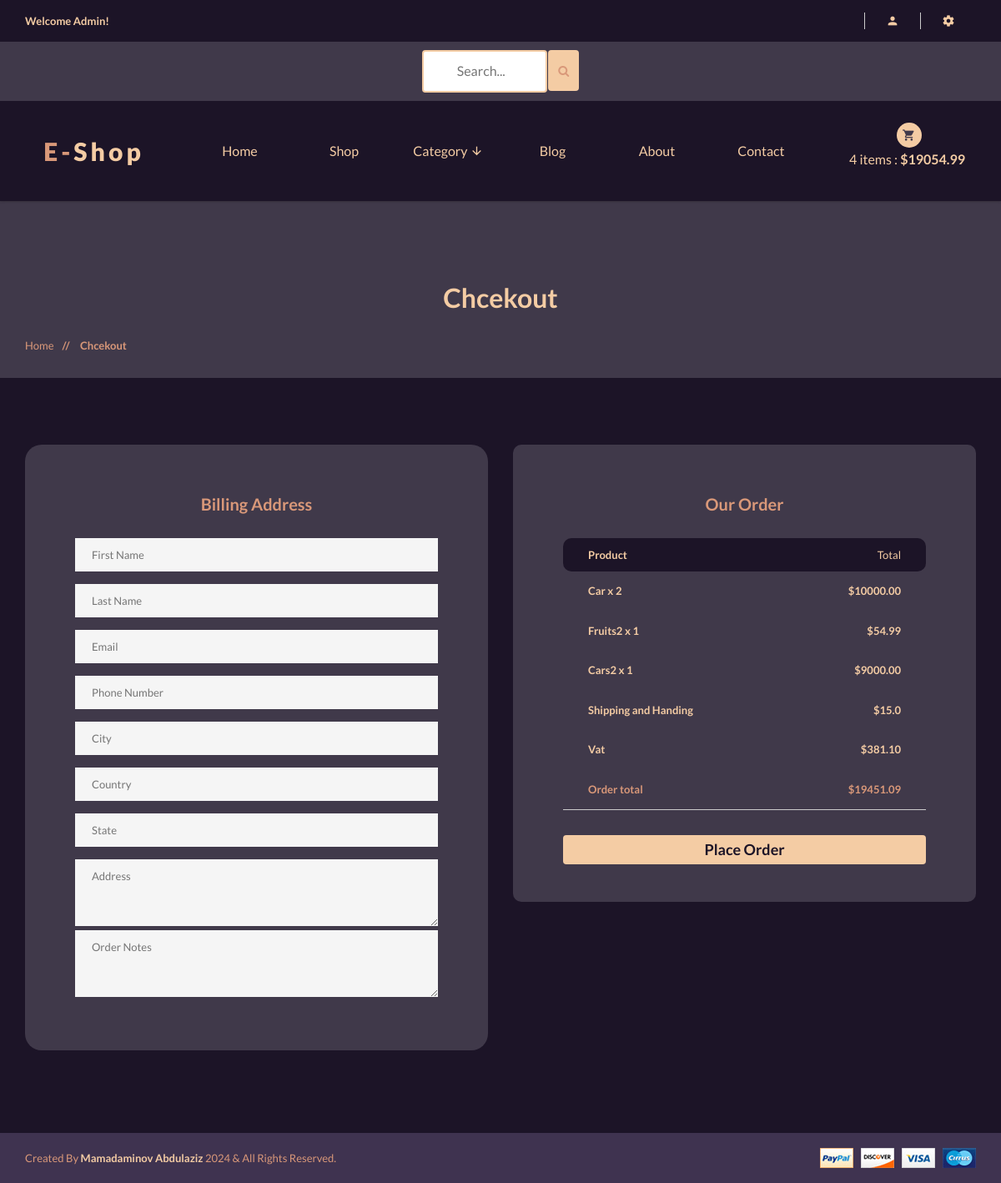
Page /orders/checkout/ (signed in) on the earlier database version.
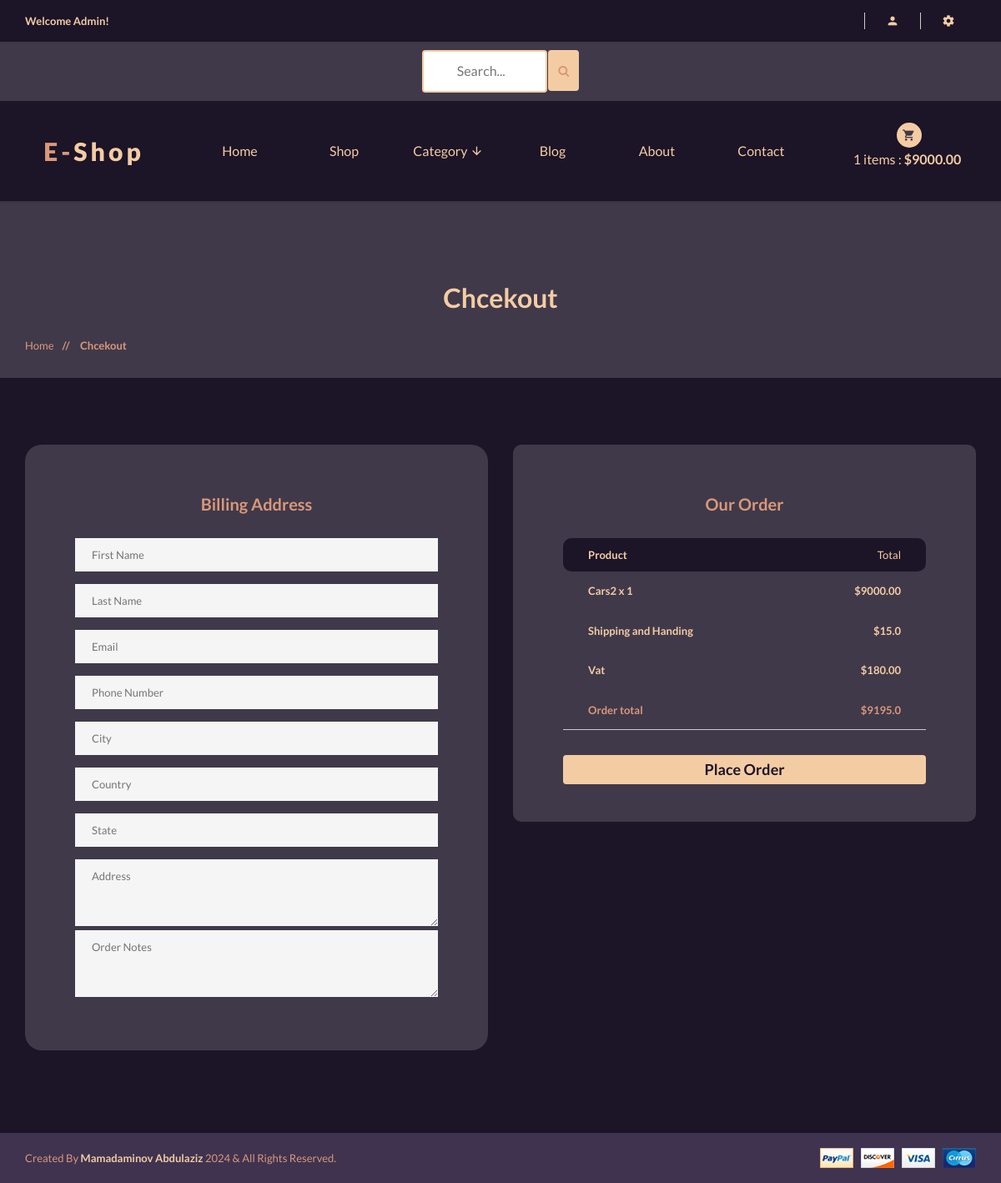
Same page on the later database version.
### cart/models.py (models this page shows, shortened)
class CartItem(models.Model):
    user = models.ForeignKey(Account, on_delete=models.CASCADE, null=True )
    product = models.ForeignKey(Product, on_delete=models.CASCADE)
    variation = models.ManyToManyField(Variation, blank=True)
    cart = models.ForeignKey(Cart, on_delete=models.CASCADE, null=True)
    quantity = models.IntegerField()
    is_active = models.BooleanField(default=True)
    def sub_total(self):
        return self.product.price * self.quantity

### shop/models.py (models this page shows, shortened)
class Product(models.Model):
    category = models.ForeignKey(Category, on_delete=models.CASCADE)
    name = models.CharField(max_length=100, unique=True)
    slug = models.SlugField(max_length=100, unique=True)
    description = models.TextField(max_length=300, blank=True)
    price = models.DecimalField(max_digits=6, decimal_places=2)
    discount = models.DecimalField(max_digits=6, decimal_places=2, default=0.00)
    image = models.ImageField(upload_to='photos/products')
    stock = models.IntegerField()
    new = models.BooleanField(default=False)
    is_available = models.BooleanField(default=True)
    date_joined_for_format = models.DateTimeField(auto_now_add=True)
    last_login_for_format = models.DateTimeField(auto_now=True)
    def get_prodcut_details_url(self):
        return reverse('shop:product_details', args=[self.category.slug, self.slug])
    class Meta:
        verbose_name_plural = 'Products'
        ordering = ('-date_joined_for_format',)

### orders/views.py (the view)
# urls.py: path('checkout/', views.checkout, name='checkout'),
@login_required(login_url = 'accounts:login')
def checkout(request,total=0, total_price=0, quantity=0, cart_items=None):
    tax = 0.00
    handing = 0.00
    try:
        if request.user.is_authenticated:
            cart_items = CartItem.objects.filter(user=request.user, is_active=True)
        else:
            cart = Cart.objects.get(cart_id=_cart_id(request))
            cart_items = CartItem.objects.filter(cart=cart, is_active=True)
        for cart_item in cart_items:
            total_price += (cart_item.product.price * cart_item.quantity)
            quantity += cart_item.quantity
        total = total_price + 10
    except ObjectDoesNotExist:
        pass # just ignore
    tax = round(((2 * total_price)/100), 2)
    grand_total = total_price + tax
    handing = 15.00
    total = float(grand_total) + handing
    context = {
        'total_price': total_price,
        'quantity': quantity,
        'cart_items':cart_items,
        'handing': handing,
        'vat' : tax,
        'order_total': total,
    }
    return render(request, 'shop/orders/checkout/checkout.html', context)

### shop/context_processors.py (called while the page is built)
def category_list(request):
    return {
        'categories' : Category.objects.all(),
    }

### shop/models.py (called while the page is built)
    def get_category_slug_url(self):
        return reverse('shop:categries', args=[self.slug])

### templates/shop/orders/checkout/checkout.html (shortened to what the changed rows need)
{% extends '../../../base.html' %}
{% load static %}
{% block content %}
<div class="pages-title section-padding">
    <div class="container">
        <div class="row">
            <div class="col-xs-12">
                <div class="pages-title-text text-center">
                    <h2 style="color:#f4cca4">Chcekout</h2>
                </div>
            </div>
        </div>
    </div>
</div>
<section style="margin-bottom:50;background:#1c1427" class="pages checkout section-padding">
    <div class="container">
        <div class="row">
        <form action="{% url 'orders:payment' %}" method="post">
            <div class="col-xs-12 col-sm-6">
                <div style="border-radius:10px;" class="padding60">
                    <div class="cart-form-text pay-details table-responsive">
                        <table>
                            <thead>
                                <tr  >
                                    <th style="color:#f4cca4;background:#1c1427;border-radius:10px 0 0 10px;">Product</th>
                                    <td style="color:#f4cca4;background:#1c1427;border-radius:0 10px 10px 0;">Total</td>
                                </tr>
                            </thead>
                            <tbody>
                                {% for cart_item in cart_items %}
                                <tr>
                                    <th>{{cart_item.product.name}} x {{cart_item.quantity}}</th>
                                    <td>${{cart_item.sub_total}}</td>
                                </tr>
                                {% endfor %}
                                <tr>
                                    <th>Shipping and Handing</th>
                                </tr>
                                <tr>
                                    <th>Vat</th>
                                    <td>${{vat}}</td>
                                </tr>
                                <tr style="color:#d99879">
                                    <th>Order total</th>
                                    <td>${{order_total}}</td>
                                </tr>
                            </tbody>
                        </table>
                    </div>
                </div>
            </div>
        </form>
        </div>
    </div>
</section>
{% endblock content %}

### templates/base.html (shortened to what the changed rows need)
{% load static %}
<!doctype html>
<html class="no-js" lang="">
<head>
    <link rel="stylesheet" href="{% static 'css/bootstrap.min.css' %}">
    <link rel="stylesheet" href="{% static 'css/animate.css' %}">
    <link rel="stylesheet" href="{% static 'css/materialdesignicons.min.css' %}">
    <link rel="stylesheet" href="{% static 'css/jquery.simpleLens.css' %}">
    <link rel="stylesheet" href="{% static 'css/jquery-ui.min.css' %}">
    <link rel="stylesheet" href="{% static 'css/meanmenu.min.css' %}">
    <link rel="stylesheet" href="{% static 'css/nivo-slider.css' %}">
    <link rel="stylesheet" href="{% static 'css/owl.carousel.css' %}">
    <link rel="stylesheet" href="{% static 'css/style.css' %}">
    <link rel="stylesheet" href="{% static 'css/responsive.css' %}">
    <link rel="stylesheet" href="https://cdnjs.cloudflare.com/ajax/libs/font-awesome/4.7.0/css/font-awesome.min.css">
</head>
<body style="background:#40394a">
    <header style="background:#1c1427" class="header-one header-two">
        <div class="container text-center">
            <div class="row">
                <div class="col-sm-2">
                    <div class="cart-itmes">
                        <a class="cart-itme-a" href="{% url 'cart:cart' %}">
                            <i class="mdi mdi-cart"></i>
                            {{quantityyy}} items : <strong>${{totalll}}</strong>
                        </a>
                    </div>
                </div>
            </div>
        </div>
    </header>
    <br>
    {% block content %}
    {% endblock content %}
</body>
</html>

Differences in the rows shown:
removed CartItem: product.name "Car", quantity "2", sub_total "10000.00"
removed CartItem: product.name "Fruits2", quantity "1", sub_total "54.99"
Other differences:
{{ quantityyy }}: "4" → "1"
{{ totalll }}: "19054.99" → "9000.00"
{{ vat }}: "381.10" → "180.00"
{{ order_total }}: "19451.09" → "9195.0"
